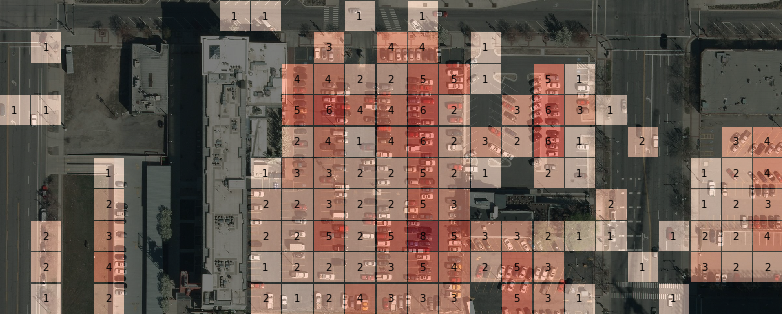
#> input picture contents/example_00.png, 782 x 314 px
$ python -i transforms.py   (imports and definitions only)
#> lines starting #> are read from the running program, lines starting #| are printed output that depends on the picture; after the words box and inside, x2 and y2 are one past the last pixel; in counts of white or black regions, pixels touching at a corner belong together
#> further down, picture is the input picture: shape (314, 782, 3); mean B, G, R 82.5, 92, 108.8
#!/usr/bin/env python

import numpy as np
import random

import cv2


def random_color_distort(
		img,
		brightness_delta=32,
		contrast_low=0.5, contrast_high=1.5,
		saturation_low=0.5, saturation_high=1.5,
		hue_delta=18):
	"""A color related data augmentation used in SSD.
	This function is a combination of four augmentation methods:
	brightness, contrast, saturation and hue.
	* brightness: Adding a random offset to the intensity of the image.
	* contrast: Multiplying the intensity of the image by a random scale.
	* saturation: Multiplying the saturation of the image by a random scale.
	* hue: Adding a random offset to the hue of the image randomly.
	This data augmentation is used in training of
	Single Shot Multibox Detector [#]_.
	Note that this function requires :mod:`cv2`.
	.. [#] Wei Liu, Dragomir Anguelov, Dumitru Erhan, Christian Szegedy,
	   Scott Reed, Cheng-Yang Fu, Alexander C. Berg.
	   SSD: Single Shot MultiBox Detector. ECCV 2016.
	Args:
		img (~numpy.ndarray): An image array to be augmented. This is in
			CHW and RGB format.
		brightness_delta (float): The offset for saturation will be
			drawn from :math:`[-brightness\_delta, brightness\_delta]`.
			The default value is :obj:`32`.
		contrast_low (float): The scale for contrast will be
			drawn from :math:`[contrast\_low, contrast\_high]`.
			The default value is :obj:`0.5`.
		contrast_high (float): See :obj:`contrast_low`.
			The default value is :obj:`1.5`.
		saturation_low (float): The scale for saturation will be
			drawn from :math:`[saturation\_low, saturation\_high]`.
			The default value is :obj:`0.5`.
		saturation_high (float): See :obj:`saturation_low`.
			The default value is :obj:`1.5`.
		hue_delta (float): The offset for hue will be
			drawn from :math:`[-hue\_delta, hue\_delta]`.
			The default value is :obj:`18`.
	Returns:
		An image in CHW and RGB format.
	"""
#> called with brightness_delta = 32, contrast_low = 0.5, contrast_high = 1.5, saturation_low = 0.5, saturation_high = 1.5, hue_delta = 18

	cv_img = img[::-1].astype(np.uint8) # RGB to BGR
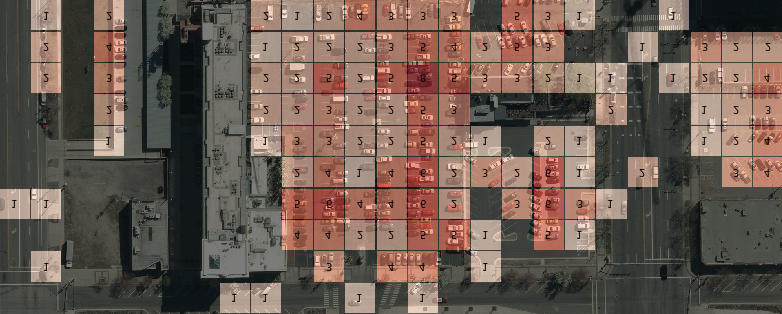
#> cv_img: shape (314, 782, 3); mean B, G, R 82.5, 92, 108.8

	def convert(img, alpha=1, beta=0):
#> called with alpha = 1, beta = 16.51
		img = img.astype(float) * alpha + beta
		img[img < 0] = 0
		img[img > 255] = 255
#> img: shape (314, 782, 3) float64; mean of channels 0, 1, 2 99, 108.5, 125.3
		return img.astype(np.uint8)

	def brightness(cv_img, delta):
		if random.randrange(2):
			return convert(
				cv_img,
				beta=random.uniform(-delta, delta))
		else:
			return cv_img

	def contrast(cv_img, low, high):
		if random.randrange(2):
			return convert(
				cv_img,
				alpha=random.uniform(low, high))
		else:
			return cv_img

	def saturation(cv_img, low, high):
#> called with low = 0.5, high = 1.5
		if random.randrange(2):
			cv_img = cv2.cvtColor(cv_img, cv2.COLOR_BGR2HSV)
#> cv_img: shape (314, 782, 3); mean H, S, V 34.3, 48.1, 126.6
			cv_img[:, :, 1] = convert(
				cv_img[:, :, 1],
				alpha=random.uniform(low, high))
#> call 2 of convert, with alpha = 1.47, beta = 0
#> in convert (call 2), `img = img.astype(float) * alpha + beta`:
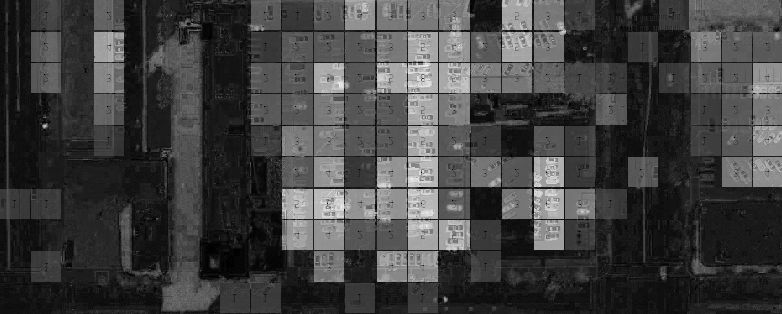
#> img: shape (314, 782) float64; min 0, max 275.5, mean 70.5; drawn with min black and max white
#> in convert (call 2), `img[img > 255] = 255`: img: shape (314, 782) float64; under 0.01% of pixels changed, all inside (x1, y1, x2, y2) = (339, 65, 428, 227)
#> cv_img: shape (314, 782, 3); mean H, S, V 34.3, 70, 126.6
			return cv2.cvtColor(cv_img, cv2.COLOR_HSV2BGR)
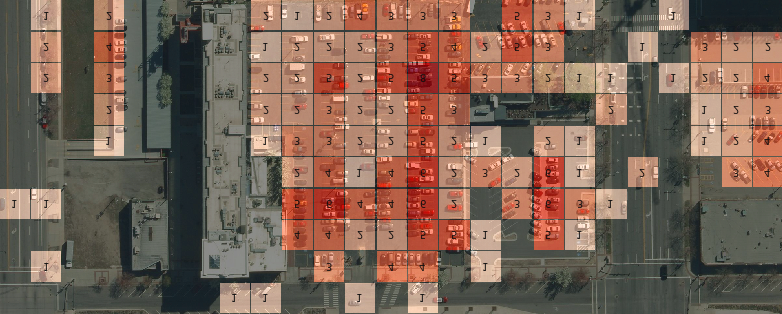
#> returned value: shape (314, 782, 3); mean B, G, R 85.2, 99.2, 123.8
		else:
			return cv_img

	def hue(cv_img, delta):
#> called with delta = 18
		if random.randrange(2):
			cv_img = cv2.cvtColor(cv_img, cv2.COLOR_BGR2HSV)
#> cv_img: shape (314, 782, 3); mean H, S, V 34.4, 71.3, 126.6
			cv_img[:, :, 0] = (
				cv_img[:, :, 0].astype(int) +
				random.randint(-delta, delta)) % 180
#> cv_img: shape (314, 782, 3); mean H, S, V 41, 71.3, 126.6
			return cv2.cvtColor(cv_img, cv2.COLOR_HSV2BGR)
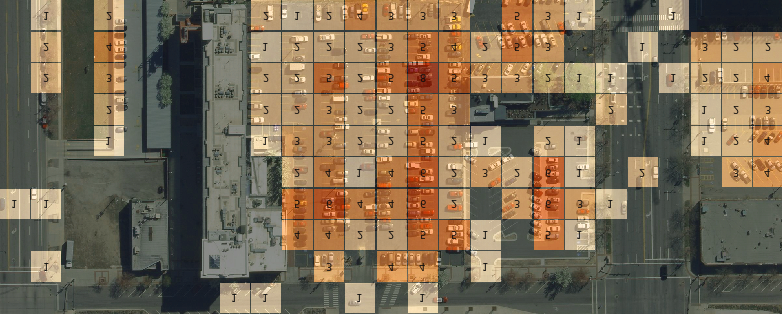
#> returned value: shape (314, 782, 3); mean B, G, R 85, 107.6, 122.9
		else:
			return cv_img

	cv_img = brightness(cv_img, brightness_delta)

	if random.randrange(2):
		cv_img = contrast(cv_img, contrast_low, contrast_high)
		cv_img = saturation(cv_img, saturation_low, saturation_high)
		cv_img = hue(cv_img, hue_delta)
	else:
		cv_img = saturation(cv_img, saturation_low, saturation_high)
		cv_img = hue(cv_img, hue_delta)
		cv_img = contrast(cv_img, contrast_low, contrast_high)

	return cv_img[::-1]  # RGB to BGR
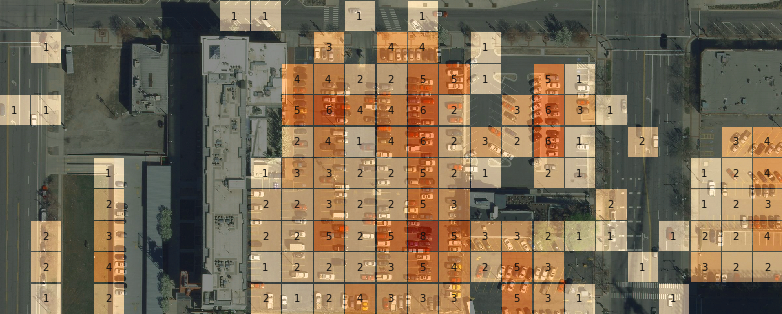
#> returned value: shape (314, 782, 3); mean of channels 0, 1, 2 85, 107.6, 122.9; drawn as B, G, R

>>> import cv2
>>> picture = cv2.imread('../../contents/example_00.png')
>>> result = random_color_distort(picture)

$ run again, on contents/cam_00.png
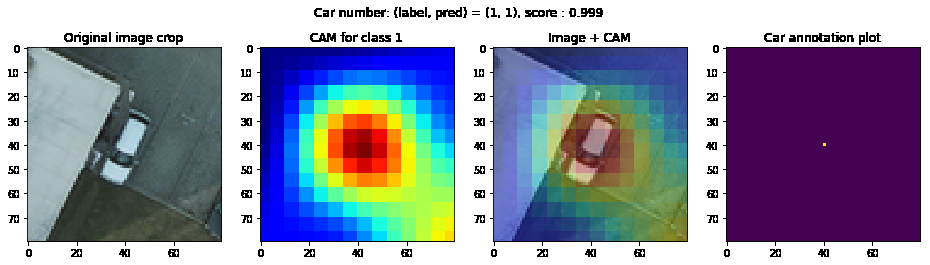
#> input picture contents/cam_00.png, 930 x 265 px
#> picture is the input picture: shape (265, 930, 3); mean B, G, R 164.5, 146, 142.5
#> in convert (call 2), `img[img > 255] = 255`:
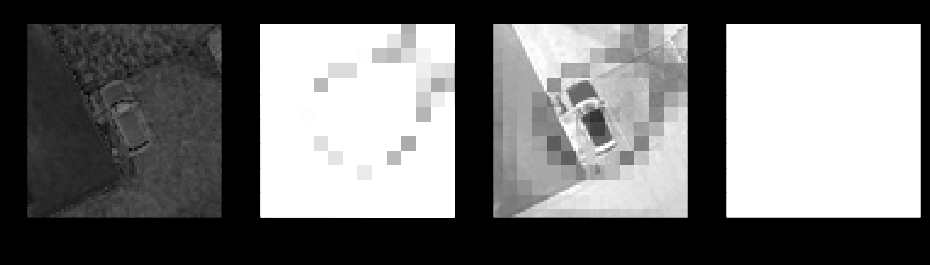
#> img: shape (265, 930) float64; min 0, max 255, mean 113.6
#> in random_color_distort, `return cv_img[::-1]`:
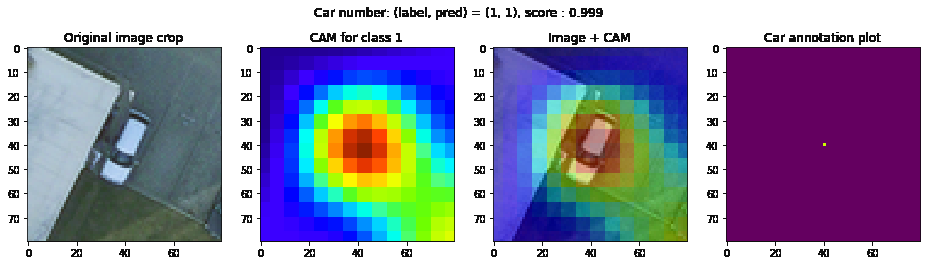
#> returned value: shape (265, 930, 3); mean of channels 0, 1, 2 170.3, 145.1, 145.8; drawn as B, G, R
